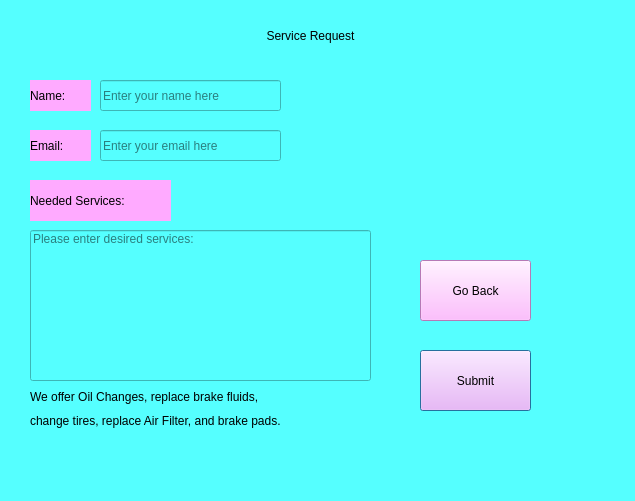
<?xml version="1.0" encoding="UTF-8"?>
<ui version="4.0">
 <class>Dialog</class>
 <widget class="QDialog" name="Dialog">
  <property name="geometry">
   <rect>
    <x>0</x>
    <y>0</y>
    <width>635</width>
    <height>501</height>
   </rect>
  </property>
  <property name="windowTitle">
   <string>Dialog</string>
  </property>
  <property name="styleSheet">
   <string notr="true">background-color: rgb(85, 255, 255);</string>
  </property>
  <widget class="QLineEdit" name="email">
   <property name="geometry">
    <rect>
     <x>100</x>
     <y>130</y>
     <width>181</width>
     <height>31</height>
    </rect>
   </property>
   <property name="styleSheet">
    <string notr="true">font: 9pt &quot;MS Shell Dlg 2&quot;;</string>
   </property>
   <property name="placeholderText">
    <string>Enter your email here</string>
   </property>
  </widget>
  <widget class="QLabel" name="label">
   <property name="geometry">
    <rect>
     <x>30</x>
     <y>130</y>
     <width>61</width>
     <height>31</height>
    </rect>
   </property>
   <property name="styleSheet">
    <string notr="true">font: 75 10pt &quot;MS Shell Dlg 2&quot;;
background-color: rgb(255, 170, 255);
</string>
   </property>
   <property name="text">
    <string>Email:</string>
   </property>
  </widget>
  <widget class="QLabel" name="label_2">
   <property name="geometry">
    <rect>
     <x>30</x>
     <y>80</y>
     <width>61</width>
     <height>31</height>
    </rect>
   </property>
   <property name="styleSheet">
    <string notr="true">font: 75 10pt &quot;MS Shell Dlg 2&quot;;
background-color: rgb(255, 170, 255);
</string>
   </property>
   <property name="text">
    <string>Name:</string>
   </property>
  </widget>
  <widget class="QLineEdit" name="name">
   <property name="geometry">
    <rect>
     <x>100</x>
     <y>80</y>
     <width>181</width>
     <height>31</height>
    </rect>
   </property>
   <property name="styleSheet">
    <string notr="true">font: 9pt &quot;MS Shell Dlg 2&quot;;</string>
   </property>
   <property name="placeholderText">
    <string>Enter your name here</string>
   </property>
  </widget>
  <widget class="QPushButton" name="submit">
   <property name="geometry">
    <rect>
     <x>420</x>
     <y>350</y>
     <width>111</width>
     <height>61</height>
    </rect>
   </property>
   <property name="styleSheet">
    <string notr="true">background-color: rgb(255, 170, 255);
color: rgb(0, 0, 0);</string>
   </property>
   <property name="text">
    <string>Submit</string>
   </property>
  </widget>
  <widget class="QLabel" name="label_3">
   <property name="geometry">
    <rect>
     <x>30</x>
     <y>180</y>
     <width>141</width>
     <height>41</height>
    </rect>
   </property>
   <property name="styleSheet">
    <string notr="true">font: 75 10pt &quot;MS Shell Dlg 2&quot;;
background-color: rgb(255, 170, 255);
</string>
   </property>
   <property name="text">
    <string>Needed Services:</string>
   </property>
  </widget>
  <widget class="QLineEdit" name="service">
   <property name="geometry">
    <rect>
     <x>30</x>
     <y>230</y>
     <width>341</width>
     <height>151</height>
    </rect>
   </property>
   <property name="styleSheet">
    <string notr="true">font: 10pt &quot;MS Shell Dlg 2&quot;;</string>
   </property>
   <property name="alignment">
    <set>Qt::AlignLeading|Qt::AlignLeft|Qt::AlignTop</set>
   </property>
   <property name="placeholderText">
    <string>Please enter desired services:</string>
   </property>
  </widget>
  <widget class="QLabel" name="label_4">
   <property name="geometry">
    <rect>
     <x>30</x>
     <y>390</y>
     <width>281</width>
     <height>21</height>
    </rect>
   </property>
   <property name="styleSheet">
    <string notr="true">font: 9pt &quot;MS Shell Dlg 2&quot;;</string>
   </property>
   <property name="text">
    <string>We offer Oil Changes, replace brake fluids,  </string>
   </property>
   <property name="textFormat">
    <enum>Qt::RichText</enum>
   </property>
   <property name="alignment">
    <set>Qt::AlignLeading|Qt::AlignLeft|Qt::AlignTop</set>
   </property>
  </widget>
  <widget class="QLabel" name="label_5">
   <property name="geometry">
    <rect>
     <x>30</x>
     <y>410</y>
     <width>311</width>
     <height>21</height>
    </rect>
   </property>
   <property name="styleSheet">
    <string notr="true">font: 9pt &quot;MS Shell Dlg 2&quot;;</string>
   </property>
   <property name="text">
    <string>change tires, replace Air Filter, and brake pads.</string>
   </property>
  </widget>
  <widget class="QLabel" name="label_6">
   <property name="geometry">
    <rect>
     <x>110</x>
     <y>0</y>
     <width>401</width>
     <height>71</height>
    </rect>
   </property>
   <property name="styleSheet">
    <string notr="true">font: 75 18pt &quot;MS Shell Dlg 2&quot;;
color: rgb(0, 0, 0);</string>
   </property>
   <property name="text">
    <string>Service Request</string>
   </property>
   <property name="alignment">
    <set>Qt::AlignCenter</set>
   </property>
  </widget>
  <widget class="QPushButton" name="pushButton">
   <property name="geometry">
    <rect>
     <x>420</x>
     <y>260</y>
     <width>111</width>
     <height>61</height>
    </rect>
   </property>
   <property name="styleSheet">
    <string notr="true">background-color: rgb(255, 170, 255);
color: rgb(0, 0, 0);</string>
   </property>
   <property name="text">
    <string>Go Back</string>
   </property>
  </widget>
  <widget class="QLabel" name="label_7">
   <property name="geometry">
    <rect>
     <x>440</x>
     <y>60</y>
     <width>141</width>
     <height>131</height>
    </rect>
   </property>
   <property name="text">
    <string/>
   </property>
   <property name="pixmap">
    <pixmap>../../../Pictures/mb.jpg</pixmap>
   </property>
  </widget>
 </widget>
 <resources/>
 <connections/>
</ui>
